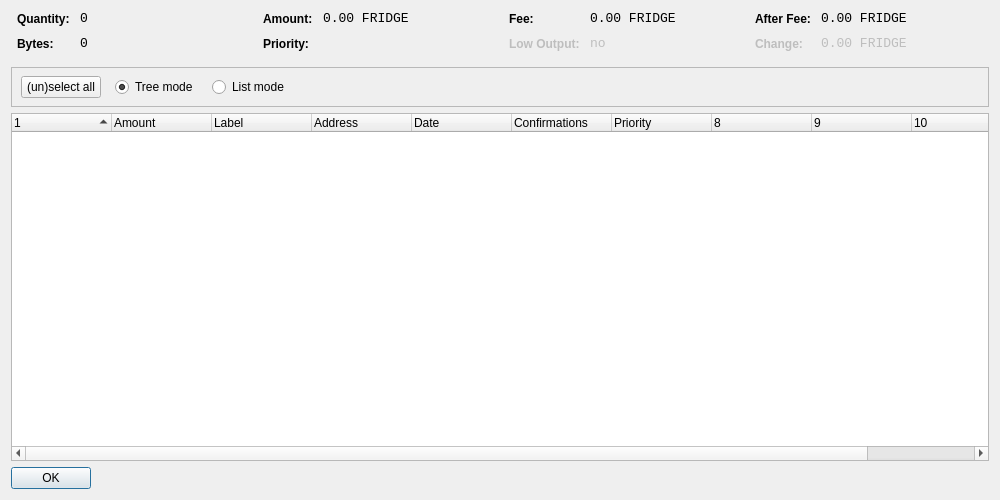
<?xml version="1.0" encoding="UTF-8"?>
<ui version="4.0">
 <class>CoinControlDialog</class>
 <widget class="QDialog" name="CoinControlDialog">
  <property name="geometry">
   <rect>
    <x>0</x>
    <y>0</y>
    <width>1000</width>
    <height>500</height>
   </rect>
  </property>
  <property name="windowTitle">
   <string>Coin Control</string>
  </property>
  <layout class="QVBoxLayout" name="verticalLayout">
   <item>
    <layout class="QHBoxLayout" name="horizontalLayoutTop" stretch="0,0,0,0">
     <property name="topMargin">
      <number>0</number>
     </property>
     <property name="bottomMargin">
      <number>10</number>
     </property>
     <item>
      <layout class="QFormLayout" name="formLayoutCoinControl1">
       <property name="horizontalSpacing">
        <number>10</number>
       </property>
       <property name="verticalSpacing">
        <number>10</number>
       </property>
       <property name="leftMargin">
        <number>6</number>
       </property>
       <property name="rightMargin">
        <number>6</number>
       </property>
       <item row="0" column="0">
        <widget class="QLabel" name="labelCoinControlQuantityText">
         <property name="styleSheet">
          <string notr="true">font-weight:bold;</string>
         </property>
         <property name="text">
          <string>Quantity:</string>
         </property>
        </widget>
       </item>
       <item row="0" column="1">
        <widget class="QLabel" name="labelCoinControlQuantity">
         <property name="font">
          <font>
           <family>Monospace</family>
           <pointsize>10</pointsize>
          </font>
         </property>
         <property name="cursor">
          <cursorShape>IBeamCursor</cursorShape>
         </property>
         <property name="contextMenuPolicy">
          <enum>Qt::ActionsContextMenu</enum>
         </property>
         <property name="text">
          <string notr="true">0</string>
         </property>
         <property name="textInteractionFlags">
          <set>Qt::LinksAccessibleByMouse|Qt::TextSelectableByKeyboard|Qt::TextSelectableByMouse</set>
         </property>
        </widget>
       </item>
       <item row="1" column="0">
        <widget class="QLabel" name="labelCoinControlBytesText">
         <property name="styleSheet">
          <string notr="true">font-weight:bold;</string>
         </property>
         <property name="text">
          <string>Bytes:</string>
         </property>
        </widget>
       </item>
       <item row="1" column="1">
        <widget class="QLabel" name="labelCoinControlBytes">
         <property name="font">
          <font>
           <family>Monospace</family>
           <pointsize>10</pointsize>
          </font>
         </property>
         <property name="cursor">
          <cursorShape>IBeamCursor</cursorShape>
         </property>
         <property name="contextMenuPolicy">
          <enum>Qt::ActionsContextMenu</enum>
         </property>
         <property name="text">
          <string notr="true">0</string>
         </property>
         <property name="textInteractionFlags">
          <set>Qt::LinksAccessibleByMouse|Qt::TextSelectableByKeyboard|Qt::TextSelectableByMouse</set>
         </property>
        </widget>
       </item>
      </layout>
     </item>
     <item>
      <layout class="QFormLayout" name="formLayoutCoinControl2">
       <property name="horizontalSpacing">
        <number>10</number>
       </property>
       <property name="verticalSpacing">
        <number>10</number>
       </property>
       <property name="leftMargin">
        <number>6</number>
       </property>
       <property name="rightMargin">
        <number>6</number>
       </property>
       <item row="0" column="0">
        <widget class="QLabel" name="labelCoinControlAmountText">
         <property name="styleSheet">
          <string notr="true">font-weight:bold;</string>
         </property>
         <property name="text">
          <string>Amount:</string>
         </property>
        </widget>
       </item>
       <item row="0" column="1">
        <widget class="QLabel" name="labelCoinControlAmount">
         <property name="font">
          <font>
           <family>Monospace</family>
           <pointsize>10</pointsize>
          </font>
         </property>
         <property name="cursor">
          <cursorShape>IBeamCursor</cursorShape>
         </property>
         <property name="contextMenuPolicy">
          <enum>Qt::ActionsContextMenu</enum>
         </property>
         <property name="text">
          <string notr="true">0.00 FRIDGE</string>
         </property>
         <property name="textInteractionFlags">
          <set>Qt::LinksAccessibleByMouse|Qt::TextSelectableByKeyboard|Qt::TextSelectableByMouse</set>
         </property>
        </widget>
       </item>
       <item row="1" column="0">
        <widget class="QLabel" name="labelCoinControlPriorityText">
         <property name="styleSheet">
          <string notr="true">font-weight:bold;</string>
         </property>
         <property name="text">
          <string>Priority:</string>
         </property>
        </widget>
       </item>
       <item row="1" column="1">
        <widget class="QLabel" name="labelCoinControlPriority">
         <property name="font">
          <font>
           <family>Monospace</family>
           <pointsize>10</pointsize>
          </font>
         </property>
         <property name="cursor">
          <cursorShape>IBeamCursor</cursorShape>
         </property>
         <property name="contextMenuPolicy">
          <enum>Qt::ActionsContextMenu</enum>
         </property>
         <property name="text">
          <string/>
         </property>
         <property name="textInteractionFlags">
          <set>Qt::LinksAccessibleByMouse|Qt::TextSelectableByKeyboard|Qt::TextSelectableByMouse</set>
         </property>
        </widget>
       </item>
      </layout>
     </item>
     <item>
      <layout class="QFormLayout" name="formLayoutCoinControl3">
       <property name="horizontalSpacing">
        <number>10</number>
       </property>
       <property name="verticalSpacing">
        <number>10</number>
       </property>
       <property name="leftMargin">
        <number>6</number>
       </property>
       <property name="rightMargin">
        <number>6</number>
       </property>
       <item row="0" column="0">
        <widget class="QLabel" name="labelCoinControlFeeText">
         <property name="styleSheet">
          <string notr="true">font-weight:bold;</string>
         </property>
         <property name="text">
          <string>Fee:</string>
         </property>
        </widget>
       </item>
       <item row="0" column="1">
        <widget class="QLabel" name="labelCoinControlFee">
         <property name="font">
          <font>
           <family>Monospace</family>
           <pointsize>10</pointsize>
          </font>
         </property>
         <property name="cursor">
          <cursorShape>IBeamCursor</cursorShape>
         </property>
         <property name="contextMenuPolicy">
          <enum>Qt::ActionsContextMenu</enum>
         </property>
         <property name="text">
          <string notr="true">0.00 FRIDGE</string>
         </property>
         <property name="textInteractionFlags">
          <set>Qt::LinksAccessibleByMouse|Qt::TextSelectableByKeyboard|Qt::TextSelectableByMouse</set>
         </property>
        </widget>
       </item>
       <item row="1" column="0">
        <widget class="QLabel" name="labelCoinControlLowOutputText">
         <property name="enabled">
          <bool>false</bool>
         </property>
         <property name="styleSheet">
          <string notr="true">font-weight:bold;</string>
         </property>
         <property name="text">
          <string>Low Output:</string>
         </property>
        </widget>
       </item>
       <item row="1" column="1">
        <widget class="QLabel" name="labelCoinControlLowOutput">
         <property name="enabled">
          <bool>false</bool>
         </property>
         <property name="font">
          <font>
           <family>Monospace</family>
           <pointsize>10</pointsize>
          </font>
         </property>
         <property name="cursor">
          <cursorShape>IBeamCursor</cursorShape>
         </property>
         <property name="contextMenuPolicy">
          <enum>Qt::ActionsContextMenu</enum>
         </property>
         <property name="text">
          <string notr="true">no</string>
         </property>
         <property name="textInteractionFlags">
          <set>Qt::LinksAccessibleByMouse|Qt::TextSelectableByKeyboard|Qt::TextSelectableByMouse</set>
         </property>
        </widget>
       </item>
      </layout>
     </item>
     <item>
      <layout class="QFormLayout" name="formLayoutCoinControl4">
       <property name="horizontalSpacing">
        <number>10</number>
       </property>
       <property name="verticalSpacing">
        <number>10</number>
       </property>
       <property name="leftMargin">
        <number>6</number>
       </property>
       <property name="rightMargin">
        <number>6</number>
       </property>
       <item row="0" column="0">
        <widget class="QLabel" name="labelCoinControlAfterFeeText">
         <property name="styleSheet">
          <string notr="true">font-weight:bold;</string>
         </property>
         <property name="text">
          <string>After Fee:</string>
         </property>
        </widget>
       </item>
       <item row="0" column="1">
        <widget class="QLabel" name="labelCoinControlAfterFee">
         <property name="font">
          <font>
           <family>Monospace</family>
           <pointsize>10</pointsize>
          </font>
         </property>
         <property name="cursor">
          <cursorShape>IBeamCursor</cursorShape>
         </property>
         <property name="contextMenuPolicy">
          <enum>Qt::ActionsContextMenu</enum>
         </property>
         <property name="text">
          <string notr="true">0.00 FRIDGE</string>
         </property>
         <property name="textInteractionFlags">
          <set>Qt::LinksAccessibleByMouse|Qt::TextSelectableByKeyboard|Qt::TextSelectableByMouse</set>
         </property>
        </widget>
       </item>
       <item row="1" column="0">
        <widget class="QLabel" name="labelCoinControlChangeText">
         <property name="enabled">
          <bool>false</bool>
         </property>
         <property name="styleSheet">
          <string notr="true">font-weight:bold;</string>
         </property>
         <property name="text">
          <string>Change:</string>
         </property>
        </widget>
       </item>
       <item row="1" column="1">
        <widget class="QLabel" name="labelCoinControlChange">
         <property name="enabled">
          <bool>false</bool>
         </property>
         <property name="font">
          <font>
           <family>Monospace</family>
           <pointsize>10</pointsize>
          </font>
         </property>
         <property name="cursor">
          <cursorShape>IBeamCursor</cursorShape>
         </property>
         <property name="contextMenuPolicy">
          <enum>Qt::ActionsContextMenu</enum>
         </property>
         <property name="text">
          <string notr="true">0.00 FRIDGE</string>
         </property>
         <property name="textInteractionFlags">
          <set>Qt::LinksAccessibleByMouse|Qt::TextSelectableByKeyboard|Qt::TextSelectableByMouse</set>
         </property>
        </widget>
       </item>
      </layout>
     </item>
    </layout>
   </item>
   <item>
    <widget class="QFrame" name="frame">
     <property name="minimumSize">
      <size>
       <width>0</width>
       <height>40</height>
      </size>
     </property>
     <property name="frameShape">
      <enum>QFrame::StyledPanel</enum>
     </property>
     <property name="frameShadow">
      <enum>QFrame::Sunken</enum>
     </property>
     <widget class="QWidget" name="horizontalLayoutWidget">
      <property name="geometry">
       <rect>
        <x>10</x>
        <y>0</y>
        <width>781</width>
        <height>41</height>
       </rect>
      </property>
      <layout class="QHBoxLayout" name="horizontalLayoutPanel" stretch="0,0,0,0,0">
       <property name="spacing">
        <number>14</number>
       </property>
       <item>
        <widget class="QPushButton" name="pushButtonSelectAll">
         <property name="sizePolicy">
          <sizepolicy hsizetype="Maximum" vsizetype="Fixed">
           <horstretch>0</horstretch>
           <verstretch>0</verstretch>
          </sizepolicy>
         </property>
         <property name="text">
          <string>(un)select all</string>
         </property>
        </widget>
       </item>
       <item>
        <widget class="QRadioButton" name="radioTreeMode">
         <property name="sizePolicy">
          <sizepolicy hsizetype="Maximum" vsizetype="Fixed">
           <horstretch>0</horstretch>
           <verstretch>0</verstretch>
          </sizepolicy>
         </property>
         <property name="text">
          <string>Tree mode</string>
         </property>
         <property name="checked">
          <bool>true</bool>
         </property>
        </widget>
       </item>
       <item>
        <widget class="QRadioButton" name="radioListMode">
         <property name="sizePolicy">
          <sizepolicy hsizetype="Maximum" vsizetype="Fixed">
           <horstretch>0</horstretch>
           <verstretch>0</verstretch>
          </sizepolicy>
         </property>
         <property name="text">
          <string>List mode</string>
         </property>
        </widget>
       </item>
       <item>
        <spacer name="horizontalSpacer">
         <property name="orientation">
          <enum>Qt::Horizontal</enum>
         </property>
         <property name="sizeHint" stdset="0">
          <size>
           <width>40</width>
           <height>20</height>
          </size>
         </property>
        </spacer>
       </item>
      </layout>
     </widget>
    </widget>
   </item>
   <item>
    <widget class="CoinControlTreeWidget" name="treeWidget">
     <property name="contextMenuPolicy">
      <enum>Qt::CustomContextMenu</enum>
     </property>
     <property name="sortingEnabled">
      <bool>false</bool>
     </property>
     <property name="columnCount">
      <number>11</number>
     </property>
     <attribute name="headerShowSortIndicator" stdset="0">
      <bool>true</bool>
     </attribute>
     <attribute name="headerStretchLastSection">
      <bool>false</bool>
     </attribute>
     <column>
      <property name="text">
       <string/>
      </property>
     </column>
     <column>
      <property name="text">
       <string>Amount</string>
      </property>
     </column>
     <column>
      <property name="text">
       <string>Label</string>
      </property>
     </column>
     <column>
      <property name="text">
       <string>Address</string>
      </property>
     </column>
     <column>
      <property name="text">
       <string>Date</string>
      </property>
     </column>
     <column>
      <property name="text">
       <string>Confirmations</string>
      </property>
      <property name="toolTip">
       <string>Confirmed</string>
      </property>
     </column>
     <column>
      <property name="text">
       <string>Priority</string>
      </property>
     </column>
     <column>
      <property name="text">
       <string/>
      </property>
     </column>
     <column>
      <property name="text">
       <string/>
      </property>
     </column>
     <column>
      <property name="text">
       <string/>
      </property>
     </column>
     <column>
      <property name="text">
       <string/>
      </property>
     </column>
    </widget>
   </item>
   <item>
    <widget class="QDialogButtonBox" name="buttonBox">
     <property name="sizePolicy">
      <sizepolicy hsizetype="Maximum" vsizetype="Fixed">
       <horstretch>0</horstretch>
       <verstretch>0</verstretch>
      </sizepolicy>
     </property>
     <property name="orientation">
      <enum>Qt::Horizontal</enum>
     </property>
     <property name="standardButtons">
      <set>QDialogButtonBox::Ok</set>
     </property>
    </widget>
   </item>
  </layout>
 </widget>
 <customwidgets>
  <customwidget>
   <class>CoinControlTreeWidget</class>
   <extends>QTreeWidget</extends>
   <header>coincontroltreewidget.h</header>
  </customwidget>
 </customwidgets>
 <resources/>
 <connections/>
</ui>
